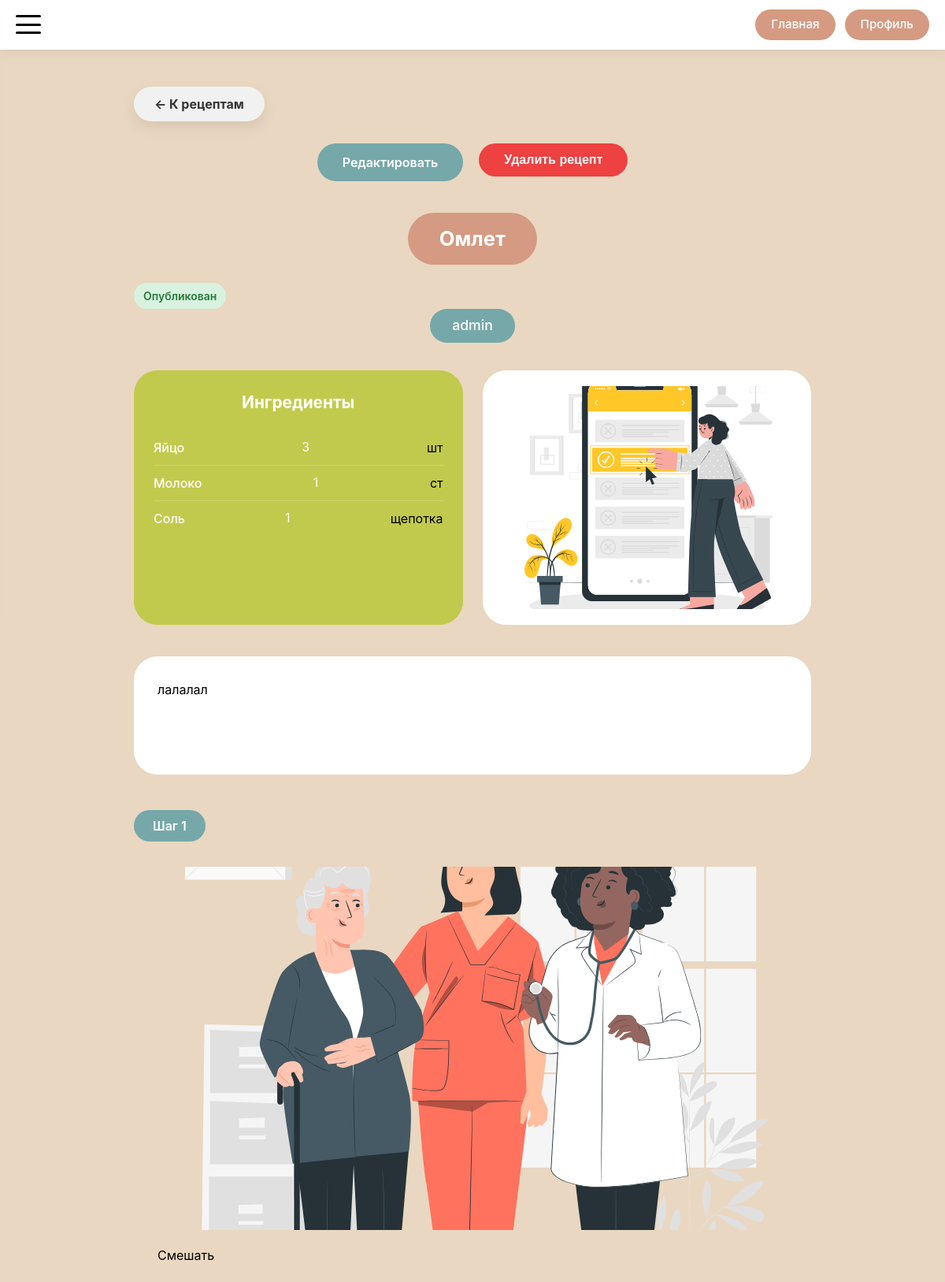
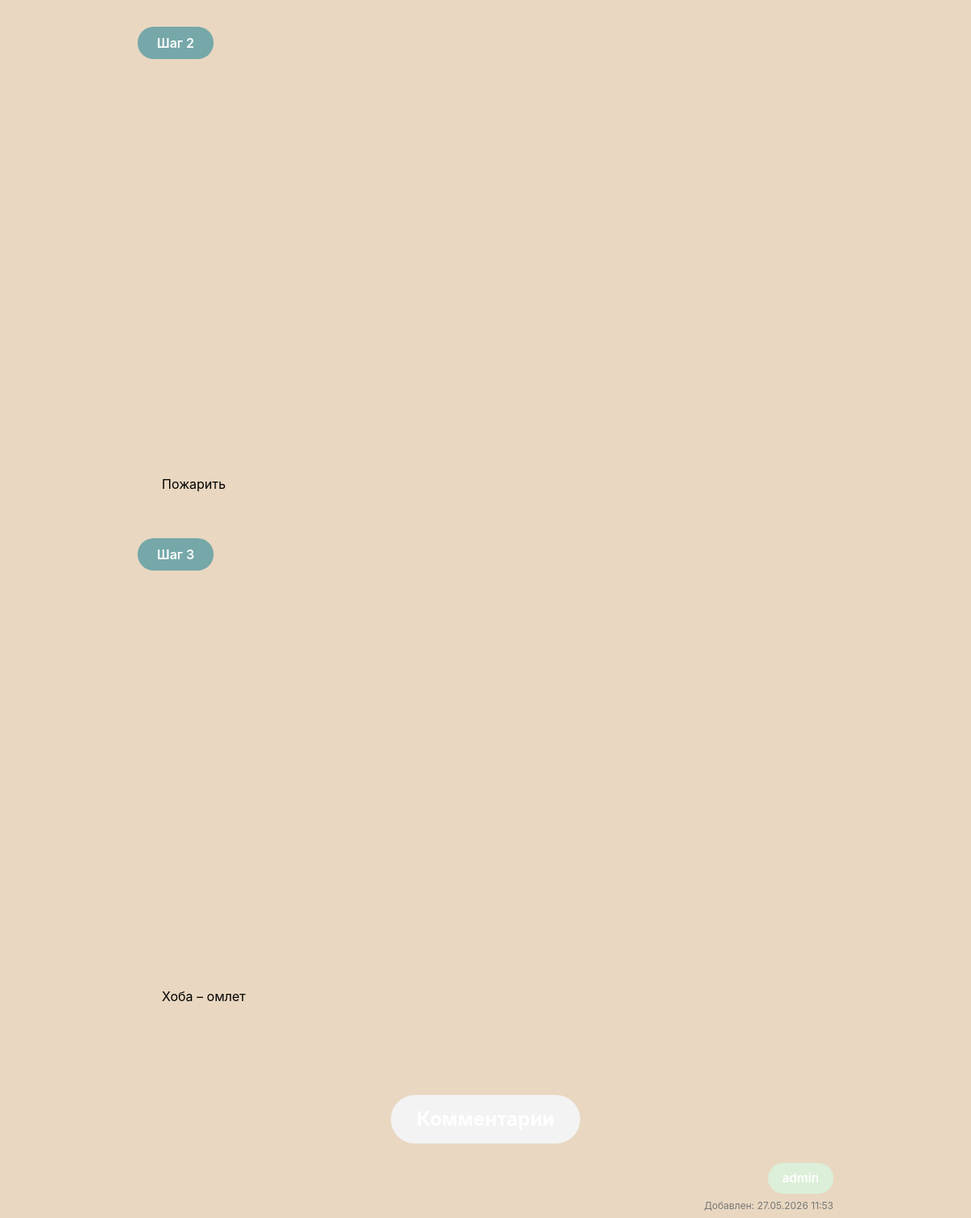
The app's page /recipes/2/manage (signed in, upper part), older data (2 pictures, top to bottom).
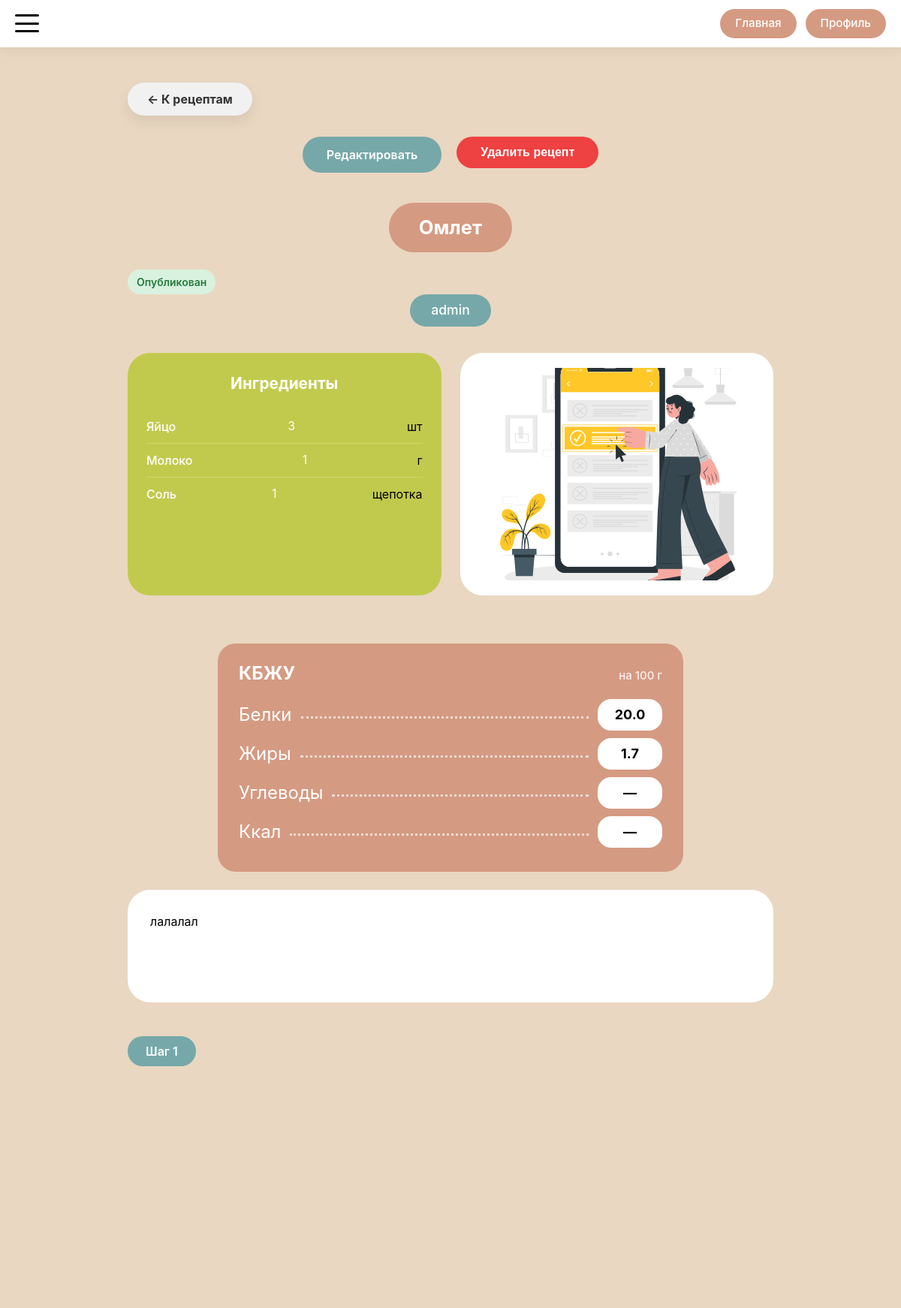
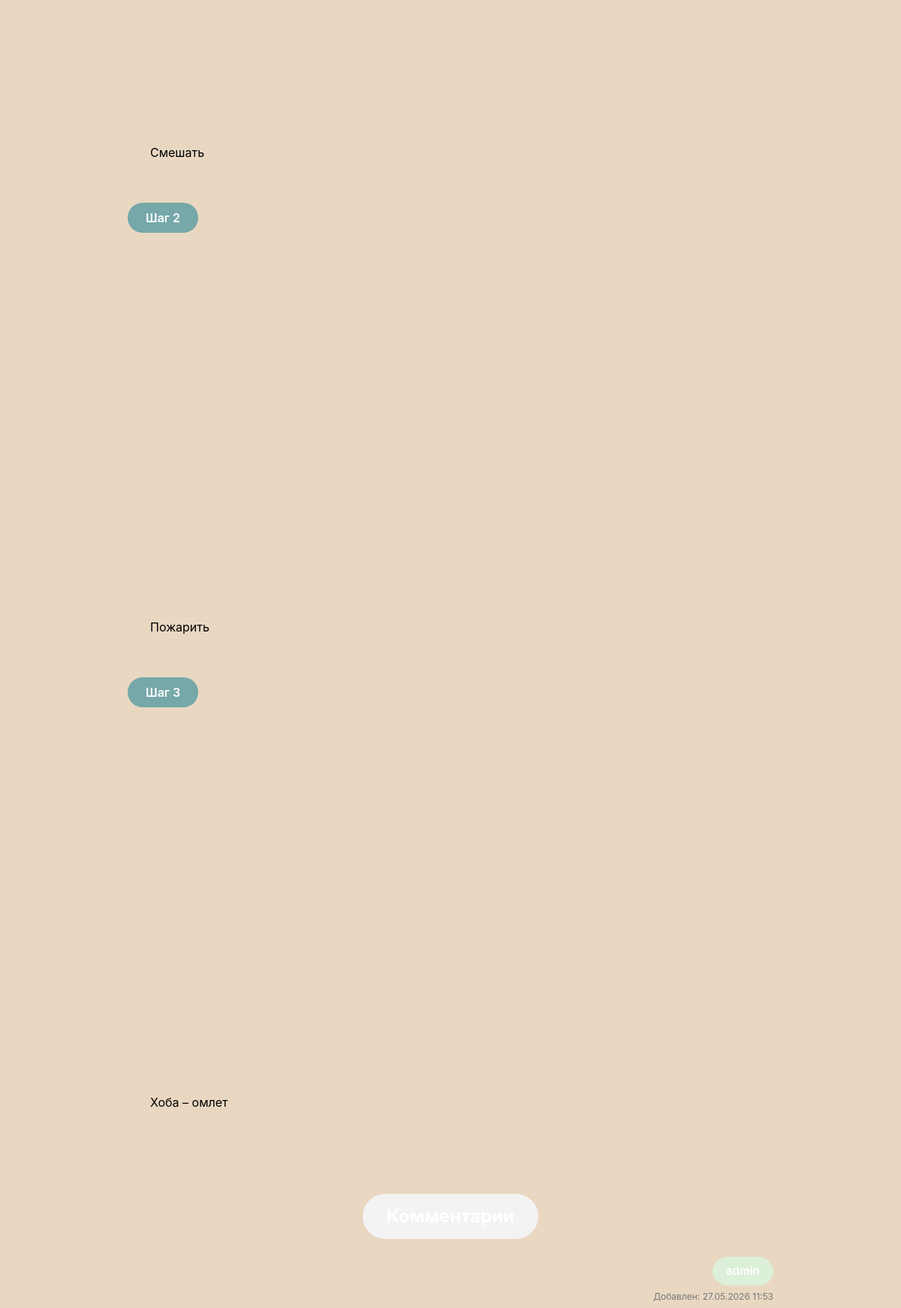
The same page, newer data (2 pictures, top to bottom).
### models.py (models this page shows, shortened)
class Recipe(db.Model):
    __tablename__ = 'recipe'
    id = db.Column(db.Integer, primary_key=True)
    title = db.Column(db.String(200), nullable=False)
    description = db.Column(db.Text)
    author_id = db.Column(db.Integer, db.ForeignKey('user.id'), nullable=False)
    status = db.Column(db.Enum(RecipeStatusEnum), nullable=False, default=RecipeStatusEnum.PENDING)
    created_at = db.Column(db.DateTime, default=datetime.utcnow)
    updated_at = db.Column(db.DateTime, default=datetime.utcnow, onupdate=datetime.utcnow)
    main_image_url = db.Column(db.String(300))
    calories = db.Column(db.Float, nullable=True)
    proteins = db.Column(db.Float, nullable=True)
    fats = db.Column(db.Float, nullable=True)
    carbohydrates = db.Column(db.Float, nullable=True)
    ingredients = db.Column(db.JSON)  # В SQLAlchemy JSON может хранить массивы
    steps = db.relationship('RecipeStep', backref='recipe', lazy='dynamic', cascade='all, delete-orphan')
    comments = db.relationship('Comment', backref='recipe', lazy='dynamic', cascade='all, delete-orphan')
    notes = db.relationship('Note', backref='recipe', lazy='dynamic', cascade='all, delete-orphan')
    favorites = db.relationship('Favorite', backref='recipe', lazy='dynamic', cascade='all, delete-orphan')
    cart_items = db.relationship('CartItem', backref='recipe', lazy='dynamic', cascade='all, delete-orphan')

class User(db.Model, UserMixin):
    __tablename__ = 'user'
    id = db.Column(db.Integer, primary_key=True)
    username = db.Column(db.String(100), unique=True, nullable=False)
    password_hash = db.Column(db.String(255), nullable=False)
    avatar_url = db.Column(db.String(300))
    created_at = db.Column(db.DateTime, default=datetime.utcnow)
    role = db.Column(db.Enum(UserRoleEnum), nullable=False, default=UserRoleEnum.USER)
    recipes = db.relationship('Recipe', backref='author', lazy='dynamic')
    comments = db.relationship('Comment', backref='author', lazy='dynamic')
    favorites = db.relationship('Favorite', backref='user', lazy='dynamic')
    cart_items = db.relationship('CartItem', backref='user', lazy='dynamic')
    notes = db.relationship('Note', backref='user', lazy='dynamic')
    chefs = db.relationship('Chef', backref='admin', lazy='dynamic')
    articles = db.relationship('Article', backref='author', lazy='dynamic')
    chef_ratings = db.relationship('ChefRating', backref='user', lazy='dynamic', cascade='all, delete-orphan')

class RecipeStep(db.Model):
    __tablename__ = 'recipe_step'
    id = db.Column(db.Integer, primary_key=True)
    recipe_id = db.Column(db.Integer, db.ForeignKey('recipe.id'), nullable=False)
    step_number = db.Column(db.Integer, nullable=False)
    text = db.Column(db.Text, nullable=False)
    image_url = db.Column(db.String(300))
    __table_args__ = (
        db.UniqueConstraint('recipe_id', 'step_number', name='unique_recipe_step'),
    )

class Comment(db.Model):
    __tablename__ = 'comment'
    id = db.Column(db.Integer, primary_key=True)
    user_id = db.Column(db.Integer, db.ForeignKey('user.id'), nullable=False)
    text = db.Column(db.Text, nullable=False)
    created_at = db.Column(db.DateTime, default=datetime.utcnow)
    updated_at = db.Column(db.DateTime, default=datetime.utcnow, onupdate=datetime.utcnow)
    article_id = db.Column(db.Integer, db.ForeignKey('article.id', ondelete='CASCADE'), nullable=True)
    recipe_id = db.Column(db.Integer, db.ForeignKey('recipe.id', ondelete='CASCADE'), nullable=True)

### routes/recipe_routes.py (the view)
@app.route('/recipes/<int:recipe_id>/manage')
@login_required
def recipe_manage(recipe_id):
    recipe = Recipe.query.get_or_404(recipe_id)
    if recipe.author_id != current_user.id:
        abort(403)
    comments_allowed = recipe.status == RecipeStatusEnum.PUBLISHED
    comments = get_recipe_comments(recipe.id)
    return render_template(
        'recipes/recipe_manage.html',
        recipe=recipe,
        comments=comments,
        comments_allowed=comments_allowed
    )

### app.py (called while the page is built)
@login_manager.user_loader
def load_user(user_id):
    return User.query.get(int(user_id))

@app.context_processor
def inject_enums():
    return dict(UserRoleEnum=UserRoleEnum)

### routes/recipe_routes.py (called while the page is built)
def get_recipe_comments(recipe_id):
    comments = (
        Comment.query
        .filter_by(recipe_id=recipe_id)
        .order_by(Comment.created_at.asc())
        .all()
    )
    for comment in comments:
        if comment.created_at and comment.updated_at:
            comment.is_edited = (comment.updated_at - comment.created_at).total_seconds() > 1
        else:
            comment.is_edited = False
    return comments

### templates/recipes/recipe_manage.html (shortened to what this page needs)
{% extends 'base/base.html' %}
{% block main_class %}recipe-manage-main{% endblock %}
{% block container_class %}recipe-manage-container{% endblock %}
{% block content %}
{% with back_url=url_for('recipes'), back_text='К рецептам', back_class='recipe-back-btn' %}
{% include 'components/_back_button.html' %}
{% endwith %}
<div class="recipe-manage-actions-bar">
    <a href="{{ url_for('recipe_edit', recipe_id=recipe.id) }}" class="recipe-manage-action-btn action-edit"
       style="text-decoration: none; text-align: center;">Редактировать</a>
    <form id="delete-recipe-form" action="{{ url_for('recipe_delete', recipe_id=recipe.id) }}" method="POST"
          style="display:inline;">
        <button type="button" class="recipe-manage-action-btn action-delete" id="open-delete-modal">
            Удалить рецепт
        </button>
    </form>
</div>
<div class="recipe-manage-info-block">
    <div class="recipe-manage-title-wrapper">
        <div class="recipe-manage-title-pill">{{ recipe.title }}</div>
    </div>
    <div class="recipe-manage-status-wrapper">
        {% if recipe.status.value == 'published' %}
        <div class="recipe-status recipe-status-published">Опубликован</div>
        {% elif recipe.status.value == 'pending' %}
        <div class="recipe-status recipe-status-pending">На модерации</div>
        {% elif recipe.status.value == 'rejected' %}
        <div class="recipe-status recipe-status-rejected">Отклонён</div>
        {% endif %}
    </div>
    <div class="recipe-manage-author-wrapper">
        <div class="recipe-manage-author-pill">{{ recipe.author.username }}</div>
    </div>
    <div class="recipe-manage-ingredients-photo-row">
        <div class="recipe-manage-ingredients-box">
            <div class="recipe-manage-ingredients-title">Ингредиенты</div>
            <ul class="recipe-manage-ingredients-list">
                {% for ingredient in recipe.ingredients %}
                <li class="recipe-ingredient-item">
                    <span class="ingredient-name">{{ ingredient.name }}</span>
                    <span class="ingredient-amount">{{ ingredient.amount }}</span>
                    <span class="ingredient-unit">{{ ingredient.unit }}</span>
                </li>
                {% endfor %}
            </ul>
        </div>
        <div class="recipe-manage-photo-box">
            <div class="recipe-manage-photo-inner">
                <img src="{{ recipe.main_image_url if recipe.main_image_url else 'https://placehold.co' }}"
                     alt="{{ recipe.title }}">
            </div>
        </div>
    </div>
</div>
{% include 'components/_nutrition_view.html' %}
<div class="recipe-manage-description-block">
    <div class="recipe-manage-description-card">
        <div class="recipe-manage-description-content">{{ recipe.description|safe }}</div>
    </div>
</div>
<div class="recipe-manage-steps-block">
    {% for step in recipe.steps %}
    {% set step_index = loop.index %}
    {% include 'components/_step_block.html' %}
    {% endfor %}
</div>
{% if comments_allowed %}
{% include 'components/_comments_list.html' %}
{% endif %}
{% endblock %}

### templates/base/base.html (shortened to what this page needs)
<!DOCTYPE html>
<html lang="ru">
<head>
    <link href="https://googleapis.com/css2?family=Inter:opsz,wght@14..32,300;14..32,400;14..32,500;14..32,600;14..32,700&display=swap" rel="stylesheet">
    <link rel="stylesheet" href="{{ url_for('static', filename='css/style.css') }}">
</head>
<body>
    {% if request.endpoint != 'auth' %}
        {% include 'components/_header.html' %}
    {% endif %}
    <main class="main {% block main_class %}{% endblock %}">
        <div class="container {% block container_class %}{% endblock %}">
            {% block content %}{% endblock %}
        </div>
    </main>
</body>
</html>

### templates/components/_header.html (shortened to what this page needs)
<header class="header">
    <div class="header-container container">
        <button class="burger-btn" id="burgerBtn">
            <span></span>
            <span></span>
            <span></span>
        </button>
        <div class="header-buttons">
            <a href="{{ url_for('index') }}" class="header-btn">Главная</a>
            {% if current_user.is_authenticated %}
                <a href="{{ url_for('profile') }}" class="header-btn">Профиль</a>
            {% else %}
                <a href="{{ url_for('auth') }}" class="header-btn">Вход</a>
            {% endif %}
        </div>
    </div>
</header>

### templates/components/_back_button.html
<div class="page-back-wrapper">
    <a href="{{ back_url }}" class="page-back-btn {{ back_class }}">
        ← {{ back_text }}
    </a>
</div>

### templates/components/_nutrition_view.html
{% set has_nutrition =
recipe.proteins is not none
or recipe.fats is not none
or recipe.carbohydrates is not none
or recipe.calories is not none
%}
{% if has_nutrition %}
<div class="nutrition-view-card">
    <div class="nutrition-view-header">
        <span>КБЖУ</span>
        <span class="nutrition-view-subtitle">на 100 г</span>
    </div>
    <div class="nutrition-view-row">
        <span>Белки</span>
        <span class="nutrition-dots"></span>
        <strong>{{ recipe.proteins if recipe.proteins is not none else '—' }}</strong>
    </div>
    <div class="nutrition-view-row">
        <span>Жиры</span>
        <span class="nutrition-dots"></span>
        <strong>{{ recipe.fats if recipe.fats is not none else '—' }}</strong>
    </div>
    <div class="nutrition-view-row">
        <span>Углеводы</span>
        <span class="nutrition-dots"></span>
        <strong>{{ recipe.carbohydrates if recipe.carbohydrates is not none else '—' }}</strong>
    </div>
    <div class="nutrition-view-row">
        <span>Ккал</span>
        <span class="nutrition-dots"></span>
        <strong>{{ recipe.calories if recipe.calories is not none else '—' }}</strong>
    </div>
</div>
{% endif %}

### templates/components/_step_block.html
<div class="recipe-step-item">
    <div class="step-number-pill">Шаг {{ step_index }}</div>
    <div class="step-card">
        <div class="step-image">
            {% if step.image_url %}
            <img src="{{ step.image_url }}"
                 alt="Шаг {{ step_index }}">
            {% endif %}
        </div>
        <div class="step-text">{{ step.text }}</div>
    </div>
</div>

### templates/components/_comments_list.html (shortened to what this page needs)
<div class="comments-title-wrapper">
    <div class="comments-title-pill">Комментарии</div>
</div>
<div class="comments-container">
    {% for comment in comments %}
        {% if current_user.is_authenticated and comment.user_id == current_user.id %}
            {% if recipe %}
                {% include 'components/_comment_self.html' with context %}
            {% else %}
                {% include 'components/_comment_self.html' with context %}
            {% endif %}
        {% else %}
            {% include 'components/_comment_other.html' %}
        {% endif %}
    {% else %}
        <p class="no-comments-text">Комментариев пока нет. Будьте первым!</p>
    {% endfor %}
</div>

### templates/components/_comment_self.html (shortened to what this page needs)
<div class="comment-item comment-self">
    <div class="comment-author-pill user-comment-author">
        {{ comment.author.username }}
    </div>
    <div class="comment-meta">
        <span>Добавлен: {{ comment.created_at.strftime('%d.%m.%Y %H:%M') }}</span>
    </div>
</div>

Row changes from the older to the newer data that the page shows:
removed RecipeStep: step_number "1", image_url (picture), text "Смешать"
changed Recipe "Омлет": proteins (not shown) → "20.0"; fats (not shown) → "1.7"; carbohydrates (not shown) → "—"; calories (not shown) → "—"
added RecipeStep: step_number "1", text "Смешать"
Text that changed along with them:
new list line: "Молоко 1 г"
text now shown: "КБЖУ на 100 г Белки Жиры Углеводы Ккал"
list line gone: "Молоко 1 ст"
